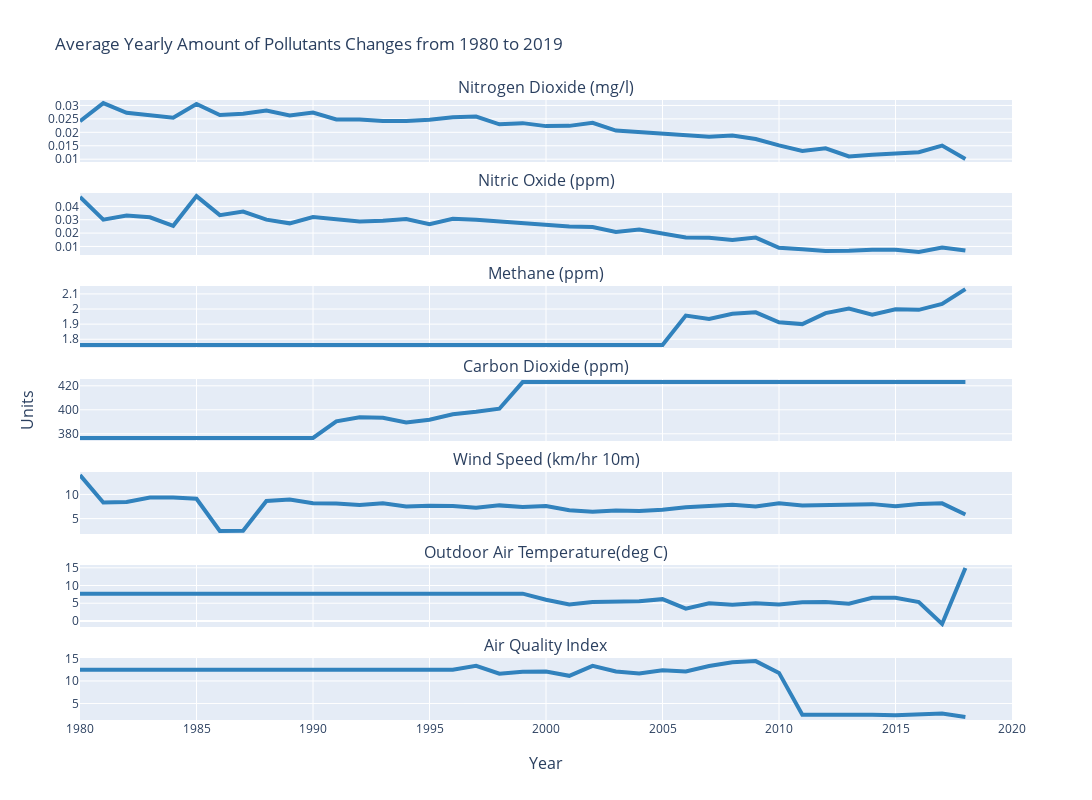

The notebook cell saved with this chart:
### Code cell
# 1.Average amount of green house gases changes from 1980 to 2019
subplot_titles=['Nitrogen Dioxide (mg/l)','Nitric Oxide (ppm)','Methane (ppm)','Carbon Dioxide (ppm)','Wind Speed (km/hr 10m)','Outdoor Air Temperature(deg C)','Air Quality Index']

fig = go.Figure()
fig = make_subplots(rows=7, cols=1,
                    shared_xaxes=True,
                    vertical_spacing=0.05,
                    x_title='Year',
                    y_title='Units',
                    subplot_titles=subplot_titles)
fig.add_trace(go.Scatter(x=years, y=greenHouseGas['NitrogenDioxide'], line=dict(color='rgb(49,130,189)', width=4)), row=1, col=1)
fig.add_trace(go.Scatter(x=years, y=greenHouseGas['NitricOxide'], line=dict(color='rgb(49,130,189)', width=4)), row=2, col=1)
fig.add_trace(go.Scatter(x=years, y=greenHouseGas['Methane'], line=dict(color='rgb(49,130,189)', width=4)), row=3, col=1)
fig.add_trace(go.Scatter(x=years, y=greenHouseGas['CarbonDioxide'], line=dict(color='rgb(49,130,189)', width=4)), row=4, col=1)
fig.add_trace(go.Scatter(x=years, y=windTempAir['WindSpeed'], line=dict(color='rgb(49,130,189)', width=4)), row=5, col=1)
fig.add_trace(go.Scatter(x=years, y=windTempAir['OutdoorAirTemperature'], line=dict(color='rgb(49,130,189)', width=4)), row=6, col=1)
fig.add_trace(go.Scatter(x=years, y=windTempAir['AirQualityIndex'], line=dict(color='rgb(49,130,189)', width=4)), row=7, col=1)
fig.update_layout(height=800, width=1400, title_text="Average Yearly Amount of Pollutants Changes from 1980 to 2019")
fig.update_layout(showlegend=False)
fig.update_xaxes(range=[1980, 2020])


fig.show()

### Figure 1 — Plotly figure (JSON) as saved in the notebook; plotly's stock layout.template omitted (floating-point values rounded to 4 significant figures)
{"data": [{"line": {"color": "rgb(49,130,189)", "width": 4}, "type": "scatter", "x": [1980, 1981, 1982, 1983, 1984, 1985, 1986, 1987, 1988, 1989, 1990, 1991, 1992, 1993, 1994, 1995, 1996, 1997, 1998, 1999, 2000, 2001, 2002, 2003, 2004, 2005, 2006, 2007, 2008, 2009, 2010, 2011, 2012, 2013, 2014, 2015, 2016, 2017, 2018], "xaxis": "x", "y": [0.02413, 0.03087, 0.02724, 0.02637, 0.02545, 0.03053, 0.02644, 0.02688, 0.02813, 0.0263, 0.02735, 0.0248, 0.02481, 0.02424, 0.02417, 0.0247, 0.0256, 0.02587, 0.02299, 0.02342, 0.02231, 0.0224, 0.02353, 0.02067, 0.02012, 0.01967, 0.019, 0.01837, 0.01885, 0.0175, 0.01514, 0.01307, 0.01405, 0.01101, 0.01167, 0.01221, 0.01259, 0.01507, 0.01011], "yaxis": "y"}, {"line": {"color": "rgb(49,130,189)", "width": 4}, "type": "scatter", "x": [1980, 1981, 1982, 1983, 1984, 1985, 1986, 1987, 1988, 1989, 1990, 1991, 1992, 1993, 1994, 1995, 1996, 1997, 1998, 1999, 2000, 2001, 2002, 2003, 2004, 2005, 2006, 2007, 2008, 2009, 2010, 2011, 2012, 2013, 2014, 2015, 2016, 2017, 2018], "xaxis": "x2", "y": [0.04699, 0.03002, 0.03318, 0.03181, 0.02544, 0.04767, 0.03344, 0.03613, 0.03004, 0.02729, 0.03196, 0.03062, 0.0286, 0.02931, 0.03052, 0.02662, 0.0307, 0.02992, 0.02852, 0.02747, 0.02588, 0.02495, 0.02451, 0.02092, 0.02267, 0.01969, 0.01667, 0.01645, 0.01476, 0.01661, 0.009, 0.007857, 0.006564, 0.006772, 0.007544, 0.00747, 0.005938, 0.009245, 0.006944], "yaxis": "y2"}, {"line": {"color": "rgb(49,130,189)", "width": 4}, "type": "scatter", "x": [1980, 1981, 1982, 1983, 1984, 1985, 1986, 1987, 1988, 1989, 1990, 1991, 1992, 1993, 1994, 1995, 1996, 1997, 1998, 1999, 2000, 2001, 2002, 2003, 2004, 2005, 2006, 2007, 2008, 2009, 2010, 2011, 2012, 2013, 2014, 2015, 2016, 2017, 2018], "xaxis": "x3", "y": [1.762, 1.762, 1.762, 1.762, 1.762, 1.762, 1.762, 1.762, 1.762, 1.762, 1.762, 1.762, 1.762, 1.762, 1.762, 1.762, 1.762, 1.762, 1.762, 1.762, 1.762, 1.762, 1.762, 1.762, 1.762, 1.762, 1.957, 1.934, 1.968, 1.978, 1.912, 1.9, 1.973, 2.003, 1.962, 1.999, 1.994, 2.033, 2.132], "yaxis": "y3"}, {"line": {"color": "rgb(49,130,189)", "width": 4}, "type": "scatter", "x": [1980, 1981, 1982, 1983, 1984, 1985, 1986, 1987, 1988, 1989, 1990, 1991, 1992, 1993, 1994, 1995, 1996, 1997, 1998, 1999, 2000, 2001, 2002, 2003, 2004, 2005, 2006, 2007, 2008, 2009, 2010, 2011, 2012, 2013, 2014, 2015, 2016, 2017, 2018], "xaxis": "x4", "y": [376.6, 376.6, 376.6, 376.6, 376.6, 376.6, 376.6, 376.6, 376.6, 376.6, 376.6, 390.4, 393.8, 393.4, 389.5, 391.8, 396.3, 398.4, 400.9, 423.1, 423.1, 423.1, 423.1, 423.1, 423.1, 423.1, 423.1, 423.1, 423.1, 423.1, 423.1, 423.1, 423.1, 423.1, 423.1, 423.1, 423.1, 423.1, 423.1], "yaxis": "y4"}, {"line": {"color": "rgb(49,130,189)", "width": 4}, "type": "scatter", "x": [1980, 1981, 1982, 1983, 1984, 1985, 1986, 1987, 1988, 1989, 1990, 1991, 1992, 1993, 1994, 1995, 1996, 1997, 1998, 1999, 2000, 2001, 2002, 2003, 2004, 2005, 2006, 2007, 2008, 2009, 2010, 2011, 2012, 2013, 2014, 2015, 2016, 2017, 2018], "xaxis": "x5", "y": [13.99, 8.323, 8.427, 9.343, 9.374, 9.114, 2.469, 2.515, 8.656, 8.968, 8.181, 8.129, 7.825, 8.187, 7.525, 7.675, 7.611, 7.243, 7.738, 7.415, 7.595, 6.722, 6.43, 6.697, 6.577, 6.827, 7.337, 7.677, 7.846, 7.516, 8.173, 7.703, 7.748, 7.923, 7.997, 7.566, 8.031, 8.155, 5.85], "yaxis": "y5"}, {"line": {"color": "rgb(49,130,189)", "width": 4}, "type": "scatter", "x": [1980, 1981, 1982, 1983, 1984, 1985, 1986, 1987, 1988, 1989, 1990, 1991, 1992, 1993, 1994, 1995, 1996, 1997, 1998, 1999, 2000, 2001, 2002, 2003, 2004, 2005, 2006, 2007, 2008, 2009, 2010, 2011, 2012, 2013, 2014, 2015, 2016, 2017, 2018], "xaxis": "x6", "y": [7.698, 7.698, 7.698, 7.698, 7.698, 7.698, 7.698, 7.698, 7.698, 7.698, 7.698, 7.698, 7.698, 7.698, 7.698, 7.698, 7.698, 7.698, 7.698, 7.698, 5.964, 4.648, 5.327, 5.444, 5.557, 6.151, 3.476, 4.989, 4.538, 5.014, 4.649, 5.272, 5.345, 4.836, 6.518, 6.519, 5.3, -0.8408, 14.91], "yaxis": "y6"}, {"line": {"color": "rgb(49,130,189)", "width": 4}, "type": "scatter", "x": [1980, 1981, 1982, 1983, 1984, 1985, 1986, 1987, 1988, 1989, 1990, 1991, 1992, 1993, 1994, 1995, 1996, 1997, 1998, 1999, 2000, 2001, 2002, 2003, 2004, 2005, 2006, 2007, 2008, 2009, 2010, 2011, 2012, 2013, 2014, 2015, 2016, 2017, 2018], "xaxis": "x7", "y": [12.49, 12.49, 12.49, 12.49, 12.49, 12.49, 12.49, 12.49, 12.49, 12.49, 12.49, 12.49, 12.49, 12.49, 12.49, 12.49, 12.49, 13.36, 11.61, 12.02, 12.08, 11.14, 13.34, 12.08, 11.65, 12.37, 12.09, 13.32, 14.15, 14.4, 11.78, 2.518, 2.553, 2.425, 2.531, 2.403, 2.65, 2.769, 2.035], "yaxis": "y7"}], "layout": {"annotations": [{"font": {"size": 16}, "showarrow": false, "text": "Nitrogen Dioxide (mg/l)", "x": 0.5, "xanchor": "center", "xref": "paper", "y": 1, "yanchor": "bottom", "yref": "paper"}, {"font": {"size": 16}, "showarrow": false, "text": "Nitric Oxide (ppm)", "x": 0.5, "xanchor": "center", "xref": "paper", "y": 0.85, "yanchor": "bottom", "yref": "paper"}, {"font": {"size": 16}, "showarrow": false, "text": "Methane (ppm)", "x": 0.5, "xanchor": "center", "xref": "paper", "y": 0.7, "yanchor": "bottom", "yref": "paper"}, {"font": {"size": 16}, "showarrow": false, "text": "Carbon Dioxide (ppm)", "x": 0.5, "xanchor": "center", "xref": "paper", "y": 0.55, "yanchor": "bottom", "yref": "paper"}, {"font": {"size": 16}, "showarrow": false, "text": "Wind Speed (km/hr 10m)", "x": 0.5, "xanchor": "center", "xref": "paper", "y": 0.4, "yanchor": "bottom", "yref": "paper"}, {"font": {"size": 16}, "showarrow": false, "text": "Outdoor Air Temperature(deg C)", "x": 0.5, "xanchor": "center", "xref": "paper", "y": 0.25, "yanchor": "bottom", "yref": "paper"}, {"font": {"size": 16}, "showarrow": false, "text": "Air Quality Index", "x": 0.5, "xanchor": "center", "xref": "paper", "y": 0.1, "yanchor": "bottom", "yref": "paper"}, {"font": {"size": 16}, "showarrow": false, "text": "Year", "x": 0.5, "xanchor": "center", "xref": "paper", "y": 0, "yanchor": "top", "yref": "paper", "yshift": -30}, {"font": {"size": 16}, "showarrow": false, "text": "Units", "textangle": -90, "x": 0, "xanchor": "right", "xref": "paper", "xshift": -40, "y": 0.5, "yanchor": "middle", "yref": "paper"}], "height": 800, "showlegend": false, "title": {"text": "Average Yearly Amount of Pollutants Changes from 1980 to 2019"}, "width": 1400, "xaxis": {"anchor": "y", "domain": [0, 1], "matches": "x7", "range": [1980, 2020], "showticklabels": false}, "xaxis2": {"anchor": "y2", "domain": [0, 1], "matches": "x7", "range": [1980, 2020], "showticklabels": false}, "xaxis3": {"anchor": "y3", "domain": [0, 1], "matches": "x7", "range": [1980, 2020], "showticklabels": false}, "xaxis4": {"anchor": "y4", "domain": [0, 1], "matches": "x7", "range": [1980, 2020], "showticklabels": false}, "xaxis5": {"anchor": "y5", "domain": [0, 1], "matches": "x7", "range": [1980, 2020], "showticklabels": false}, "xaxis6": {"anchor": "y6", "domain": [0, 1], "matches": "x7", "range": [1980, 2020], "showticklabels": false}, "xaxis7": {"anchor": "y7", "domain": [0, 1], "range": [1980, 2020]}, "yaxis": {"anchor": "x", "domain": [0.9, 1]}, "yaxis2": {"anchor": "x2", "domain": [0.75, 0.85]}, "yaxis3": {"anchor": "x3", "domain": [0.6, 0.7]}, "yaxis4": {"anchor": "x4", "domain": [0.45, 0.55]}, "yaxis5": {"anchor": "x5", "domain": [0.3, 0.4]}, "yaxis6": {"anchor": "x6", "domain": [0.15, 0.25]}, "yaxis7": {"anchor": "x7", "domain": [0, 0.1]}}}
